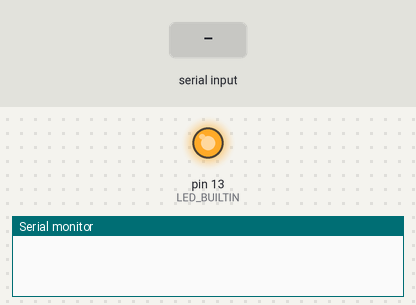
Simulated run of this sketch. Board: Arduino Uno, built with avr-gcc and run on an emulated ATmega328P. Shown: output pins drawn as LEDs (lit = HIGH), the last lines printed to the serial monitor. The inputs (shaded band) are chosen by the test bench.

Above: at 1.2 s.
1.3 s: "1" received over Serial
At 2.3 s:
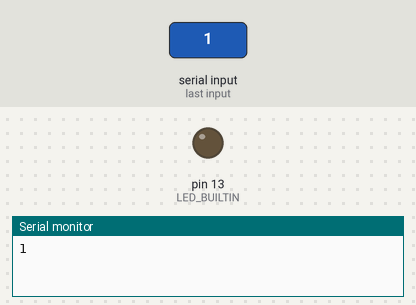
2.8 s: "0" received over Serial
At 3.4 s:
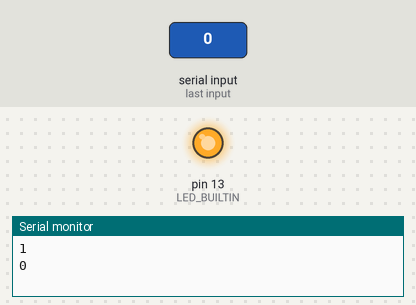
Timing chart, 0 to 5.8 s (numbered marks = the images above; inputs shaded):
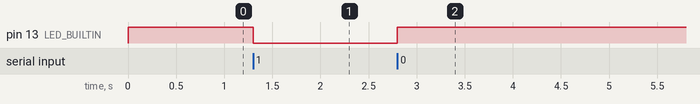

Measured:
- after the input at 1.3 s, pin 13 (LED_BUILTIN): HIGH → LOW at once
- after the input at 2.8 s, pin 13 (LED_BUILTIN): LOW → HIGH at once

The sketch:

01._Connection_Testing.ino
```cpp
void setup() {
  Serial.begin(9600);
  pinMode(LED_BUILTIN, OUTPUT);
  digitalWrite(LED_BUILTIN, HIGH);
}

char c;
void loop(){
  if(Serial.available()){
    c = Serial.read();
    if(c == '1'){
      digitalWrite(LED_BUILTIN, LOW);
    }else{
      digitalWrite(LED_BUILTIN, HIGH);
    }
    Serial.println(c);
  }
}
```
